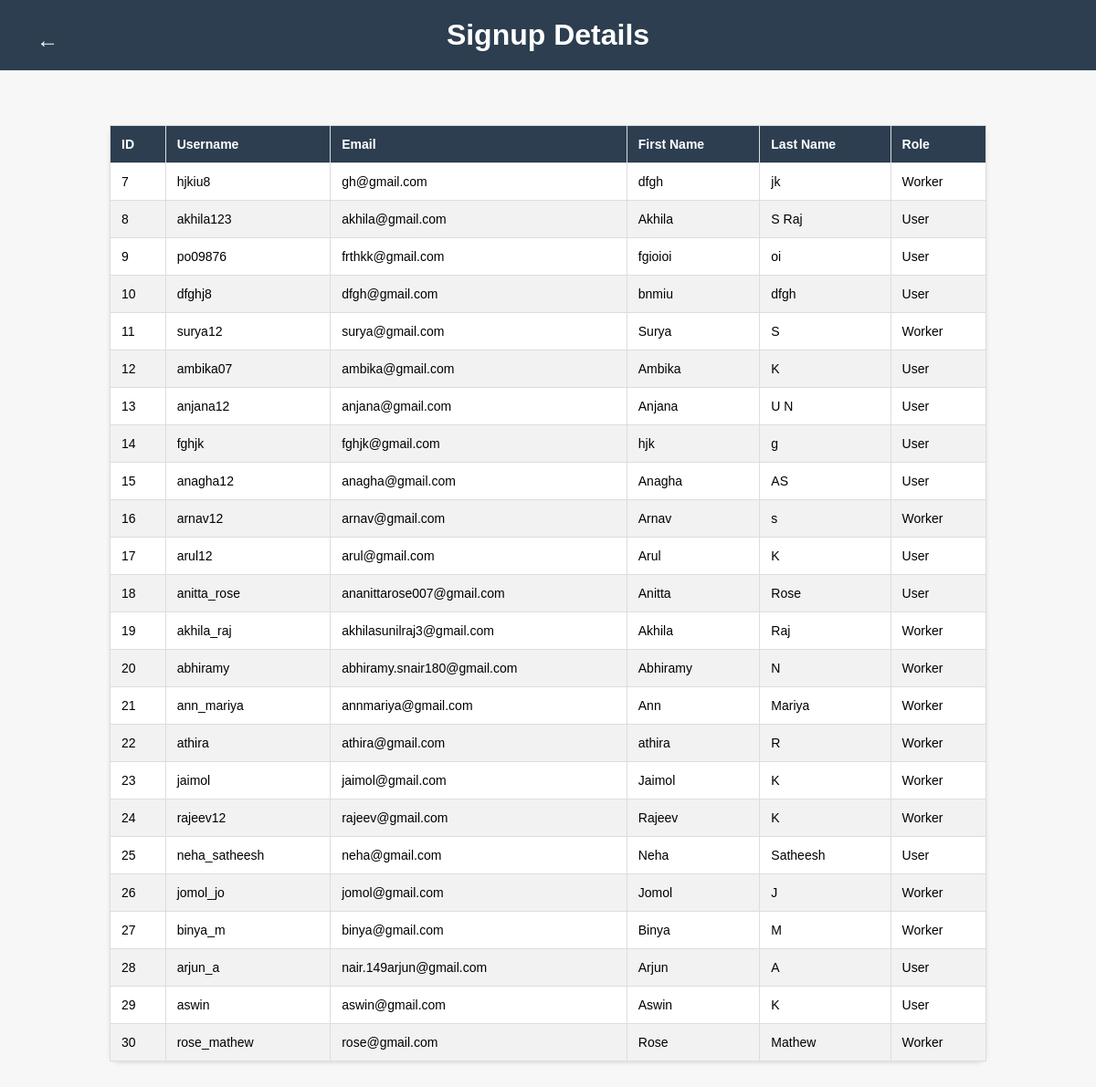
Screenshot of /user_list.html with the database file from the repository.
### watersystemapp/models.py (models this page shows, shortened)
class CustomUser(AbstractUser):
    firstname = models.TextField(max_length=100, default="")
    lastname = models.TextField(max_length=100, default="")
    username = models.CharField(max_length=30, unique=True)
    email = models.EmailField(max_length=254, unique=True)
    role = models.CharField(max_length=100,default="")
    password = models.CharField(max_length=128, default="")

### watersystemapp/views.py (the view)
# urls.py: path('user_list.html', views.user_list, name='user_list'),
def user_list(request):
    users = CustomUser.objects.all()
    return render(request, 'user_list.html', {'users': users})

### templates/user_list.html (shortened to what this page needs)
{% load static %}
<!DOCTYPE html>
<html lang="en">
<head>
</head>
<body>
    <a class="back-button" href="admindashboard.html"></a>
    <h1>Signup Details</h1>
    <table>
        <thead>
            <tr>
                <th>ID</th>
                <th>Username</th>
                <th>Email</th>
                <th>First Name</th>
                <th>Last Name</th>
                <th>Role</th>
            </tr>
        </thead>
        <tbody>
            {% for user in users %}
            {% if user.username != 'abhi' %}
            <tr>
                <td>{{ user.id }}</td>
                <td>{{ user.username }}</td>
                <td>{{ user.email }}</td>
                <td>{{ user.first_name }}</td>
                <td>{{ user.last_name }}</td>
                <td>{{ user.role }}</td>
            </tr>
            {% endif %}
            {% endfor %}
        </tbody>
    </table>
</body>
</html>

### templates/user_list.html (style rules this page uses)
body { font-family: Arial, sans-serif; background-color: #f7f7f7; margin: 0; padding: 0; }
h1 { background-color: #2c3e50; color: #fff; padding: 20px; text-align: center; margin: 0; }
.back-button { background-color: #2c3e50; color: #fff; padding: 10px 20px; border: none; border-radius: 5px; cursor: pointer; text-decoration: none; font-weight: bold; position: absolute; top: 20px; left: 20px; }
.back-button::before { content: "←"; font-size: 24px; margin-right: 8px; }
table { width: 80%; margin: 60px auto; border-collapse: collapse; background-color: #fff; box-shadow: 0 2px 4px rgba(0, 0, 0, 0.1); border-radius: 10px; }
th, td { border: 1px solid #ddd; text-align: left; padding: 12px; font-size: 14px; }
th { background-color: #2c3e50; color: #fff; }
tr:nth-child(even) { background-color: #f2f2f2; }

### rows the page displays
CustomUser: id "7", username "hjkiu8", email "gh@gmail.com", first_name "dfgh", last_name "jk", role "Worker"
CustomUser: id "8", username "akhila123", email "akhila@gmail.com", first_name "Akhila", last_name "S Raj", role "User"
CustomUser: id "9", username "po09876", email "frthkk@gmail.com", first_name "fgioioi", last_name "oi", role "User"
CustomUser: id "10", username "dfghj8", email "dfgh@gmail.com", first_name "bnmiu", last_name "dfgh", role "User"
CustomUser: id "11", username "surya12", email "surya@gmail.com", first_name "Surya", last_name "S", role "Worker"
CustomUser: id "12", username "ambika07", email "ambika@gmail.com", first_name "Ambika", last_name "K", role "User"
CustomUser: id "13", username "anjana12", email "anjana@gmail.com", first_name "Anjana", last_name "U N", role "User"
CustomUser: id "14", username "fghjk", email "fghjk@gmail.com", first_name "hjk", last_name "g", role "User"
CustomUser: id "15", username "anagha12", email "anagha@gmail.com", first_name "Anagha", last_name "AS", role "User"
CustomUser: id "16", username "arnav12", email "arnav@gmail.com", first_name "Arnav", last_name "s", role "Worker"
CustomUser: id "17", username "arul12", email "arul@gmail.com", first_name "Arul", last_name "K", role "User"
CustomUser: id "18", username "anitta_rose", email "ananittarose007@gmail.com", first_name "Anitta", last_name "Rose", role "User"
CustomUser: id "19", username "akhila_raj", email "akhilasunilraj3@gmail.com", first_name "Akhila", last_name "Raj", role "Worker"
CustomUser: id "20", username "abhiramy", email "abhiramy.snair180@gmail.com", first_name "Abhiramy", last_name "N", role "Worker"
CustomUser: id "21", username "ann_mariya", email "annmariya@gmail.com", first_name "Ann", last_name "Mariya", role "Worker"
CustomUser: id "22", username "athira", email "athira@gmail.com", first_name "athira", last_name "R", role "Worker"
CustomUser: id "23", username "jaimol", email "jaimol@gmail.com", first_name "Jaimol", last_name "K", role "Worker"
CustomUser: id "24", username "rajeev12", email "rajeev@gmail.com", first_name "Rajeev", last_name "K", role "Worker"
CustomUser: id "25", username "neha_satheesh", email "neha@gmail.com", first_name "Neha", last_name "Satheesh", role "User"
CustomUser: id "26", username "jomol_jo", email "jomol@gmail.com", first_name "Jomol", last_name "J", role "Worker"
CustomUser: id "27", username "binya_m", email "binya@gmail.com", first_name "Binya", last_name "M", role "Worker"
CustomUser: id "28", username "arjun_a", email "nair.149arjun@gmail.com", first_name "Arjun", last_name "A", role "User"
CustomUser: id "29", username "aswin", email "aswin@gmail.com", first_name "Aswin", last_name "K", role "User"
CustomUser: id "30", username "rose_mathew", email "rose@gmail.com", first_name "Rose", last_name "Mathew", role "Worker"
